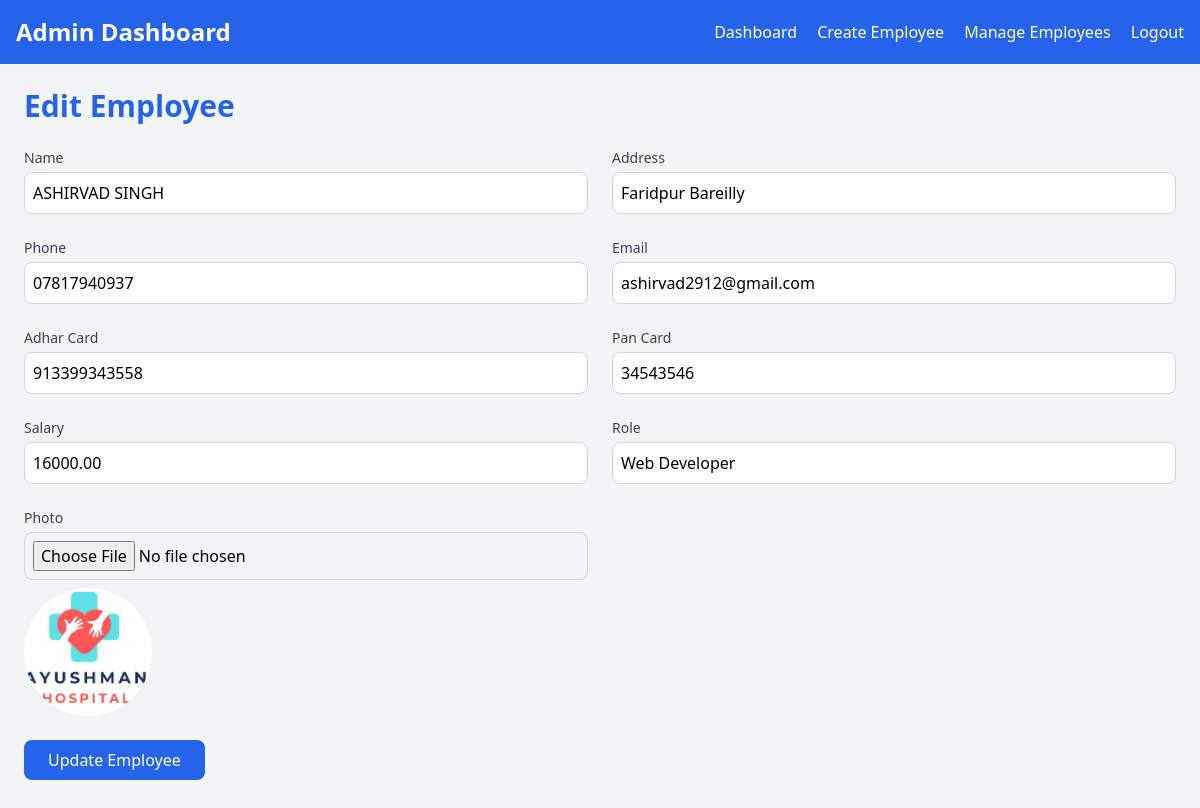
/edit_employee.php?id=1 (signed in), run on the app's committed database.
### tables this page shows
CREATE TABLE `employees` (
  `id` int(11) NOT NULL,
  `user_id` int(11) NOT NULL,
  `name` varchar(100) NOT NULL,
  `address` text NOT NULL,
  `phone` varchar(15) NOT NULL,
  `email` varchar(100) NOT NULL,
  `adhar_card` varchar(20) NOT NULL,
  `pan_card` varchar(10) NOT NULL,
  `salary` decimal(10,2) NOT NULL,
  `role` varchar(50) NOT NULL,
  `photo` varchar(255) NOT NULL
);

### edit_employee.php (the view, shortened to what this page needs)
<?php
include 'config.php';
if (isset($_GET['id'])) {
    $employee_id = $_GET['id'];
    $query = "SELECT * FROM employees WHERE id = '$employee_id'";
    $result = $conn->query($query);
    if ($result->num_rows > 0) {
        $employee = $result->fetch_assoc();
    } else {
        echo "Employee not found.";
        exit();
    }
} else {
    echo "Invalid request.";
    exit();
}
?>
<head>
</head>
<body class="bg-gray-100 min-h-screen">
<?php include 'header.php'; ?>
<div class="p-6 max-w-7xl mx-auto">
    <h1 class="text-3xl font-bold text-blue-600 mb-6">Edit Employee</h1>
    <form action="edit_employee.php?id=<?= $employee['id'] ?>" method="POST" enctype="multipart/form-data">
        <div class="grid grid-cols-2 gap-6">
            <div>
                <label for="name" class="block text-sm font-medium text-gray-700">Name</label>
                <input type="text" name="name" value="<?= $employee['name'] ?>" class="mt-1 p-2 w-full border border-gray-300 rounded-lg" required>
            </div>
            <div>
                <label for="address" class="block text-sm font-medium text-gray-700">Address</label>
                <input type="text" name="address" value="<?= $employee['address'] ?>" class="mt-1 p-2 w-full border border-gray-300 rounded-lg" required>
            </div>
            <div>
                <label for="phone" class="block text-sm font-medium text-gray-700">Phone</label>
                <input type="text" name="phone" value="<?= $employee['phone'] ?>" class="mt-1 p-2 w-full border border-gray-300 rounded-lg" required>
            </div>
            <div>
                <label for="email" class="block text-sm font-medium text-gray-700">Email</label>
                <input type="email" name="email" value="<?= $employee['email'] ?>" class="mt-1 p-2 w-full border border-gray-300 rounded-lg" required>
            </div>
            <div>
                <label for="adhar_card" class="block text-sm font-medium text-gray-700">Adhar Card</label>
                <input type="text" name="adhar_card" value="<?= $employee['adhar_card'] ?>" class="mt-1 p-2 w-full border border-gray-300 rounded-lg" required>
            </div>
            <div>
                <label for="pan_card" class="block text-sm font-medium text-gray-700">Pan Card</label>
                <input type="text" name="pan_card" value="<?= $employee['pan_card'] ?>" class="mt-1 p-2 w-full border border-gray-300 rounded-lg" required>
            </div>
            <div>
                <label for="salary" class="block text-sm font-medium text-gray-700">Salary</label>
                <input type="number" name="salary" value="<?= $employee['salary'] ?>" class="mt-1 p-2 w-full border border-gray-300 rounded-lg" required>
            </div>
            <div>
                <label for="role" class="block text-sm font-medium text-gray-700">Role</label>
                <input type="text" name="role" value="<?= $employee['role'] ?>" class="mt-1 p-2 w-full border border-gray-300 rounded-lg" required>
            </div>
            <div>
                <label for="photo" class="block text-sm font-medium text-gray-700">Photo</label>
                <input type="file" name="photo" class="mt-1 p-2 w-full border border-gray-300 rounded-lg">
                <img src="uploads/<?= isset($employee['photo']) && $employee['photo'] ? $employee['photo'] : 'default.png' ?>" alt="Employee Photo" class="mt-2 w-32 h-32 object-cover rounded-full">
            </div>
        </div>
        <div class="mt-6">
            <button type="submit" class="bg-blue-600 text-white px-6 py-2 rounded-lg">Update Employee</button>
        </div>
    </form>
</div>
</body>
</html>

### data on the page
employees: name "ASHIRVAD SINGH", address "Faridpur Bareilly", phone "07817940937", email "ashirvad2912@gmail.com", adhar_card "913399343558", pan_card "34543546", salary "16000.00", role "Web Developer", photo (picture)
